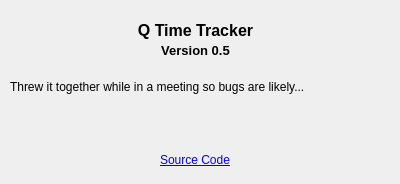
<?xml version="1.0" encoding="UTF-8"?>
<ui version="4.0">
 <class>About</class>
 <widget class="QWidget" name="About">
  <property name="geometry">
   <rect>
    <x>0</x>
    <y>0</y>
    <width>400</width>
    <height>184</height>
   </rect>
  </property>
  <property name="windowTitle">
   <string>About</string>
  </property>
  <widget class="QLabel" name="sourceLinkText">
   <property name="geometry">
    <rect>
     <x>160</x>
     <y>150</y>
     <width>211</width>
     <height>20</height>
    </rect>
   </property>
   <property name="text">
    <string>&lt;a href=&quot;https://github.com/pgalasti/simple-time-tracker&quot;&gt;Source Code&lt;/a&gt;</string>
   </property>
  </widget>
  <widget class="QLabel" name="label_4">
   <property name="geometry">
    <rect>
     <x>10</x>
     <y>20</y>
     <width>371</width>
     <height>20</height>
    </rect>
   </property>
   <property name="font">
    <font>
     <pointsize>12</pointsize>
     <weight>75</weight>
     <bold>true</bold>
    </font>
   </property>
   <property name="text">
    <string>Q Time Tracker</string>
   </property>
   <property name="alignment">
    <set>Qt::AlignCenter</set>
   </property>
  </widget>
  <widget class="QLabel" name="label_5">
   <property name="geometry">
    <rect>
     <x>10</x>
     <y>40</y>
     <width>371</width>
     <height>20</height>
    </rect>
   </property>
   <property name="font">
    <font>
     <pointsize>10</pointsize>
     <weight>75</weight>
     <bold>true</bold>
    </font>
   </property>
   <property name="text">
    <string>Version 0.5</string>
   </property>
   <property name="alignment">
    <set>Qt::AlignCenter</set>
   </property>
  </widget>
  <widget class="QLabel" name="label_6">
   <property name="geometry">
    <rect>
     <x>10</x>
     <y>80</y>
     <width>381</width>
     <height>111</height>
    </rect>
   </property>
   <property name="text">
    <string>Threw it together while in a meeting so bugs are likely...</string>
   </property>
   <property name="alignment">
    <set>Qt::AlignJustify|Qt::AlignTop</set>
   </property>
  </widget>
  <zorder>label_4</zorder>
  <zorder>label_5</zorder>
  <zorder>label_6</zorder>
  <zorder>sourceLinkText</zorder>
 </widget>
 <resources/>
 <connections/>
</ui>
